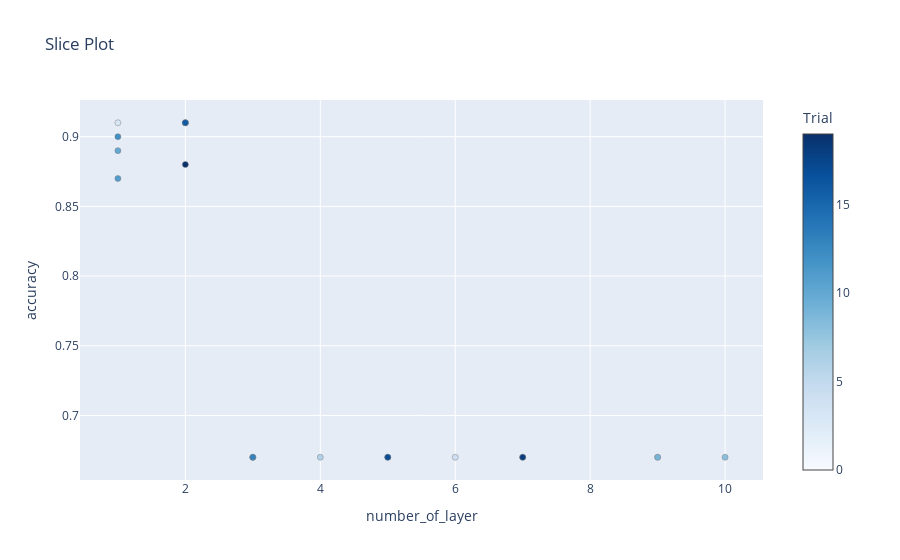
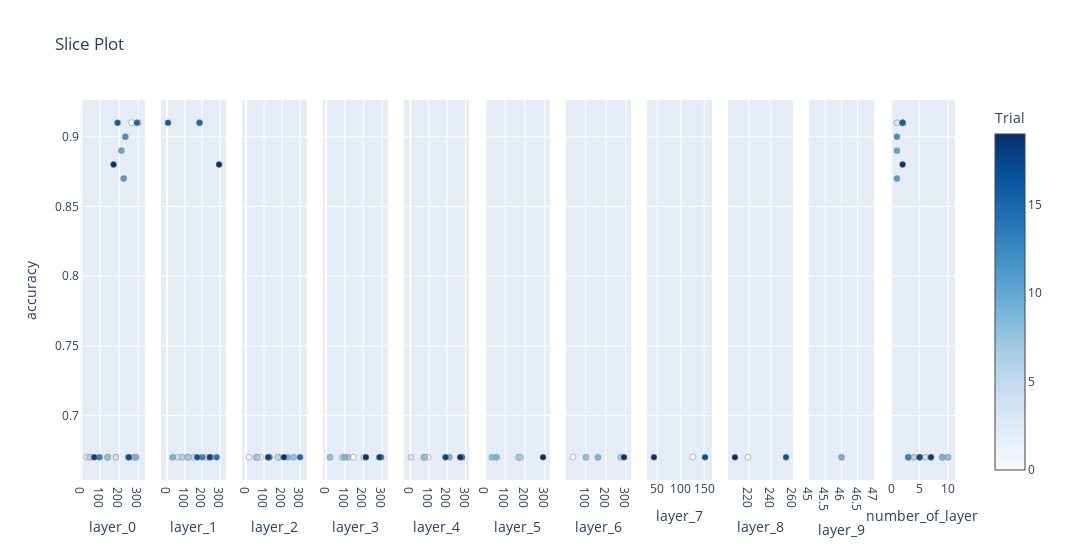

Notebook code cell kept with these figures, in order:
### Code cell
fig_num_of_layer = optuna.visualization.plot_slice(study, ["number_of_layer"],target_name=METRIC)
fig_all_layer = optuna.visualization.plot_slice(study,target_name=METRIC)
fig_num_of_layer.show()
fig_all_layer.show()

### Figure 1 — Plotly figure (JSON) as saved in the notebook; plotly's stock layout.template omitted (floating-point values rounded to 4 significant figures)
{"data": [{"marker": {"color": [0, 1, 2, 3, 4, 5, 6, 7, 8, 9, 10, 11, 12, 13, 14, 15, 16, 17, 18, 19], "colorbar": {"title": {"text": "Trial"}, "x": 1, "xpad": 40}, "colorscale": [[0, "rgb(247,251,255)"], [0.125, "rgb(222,235,247)"], [0.25, "rgb(198,219,239)"], [0.375, "rgb(158,202,225)"], [0.5, "rgb(107,174,214)"], [0.625, "rgb(66,146,198)"], [0.75, "rgb(33,113,181)"], [0.875, "rgb(8,81,156)"], [1, "rgb(8,48,107)"]], "line": {"color": "Grey", "width": 0.5}}, "mode": "markers", "showlegend": false, "type": "scatter", "x": [2, 9, 3, 1, 6, 3, 4, 7, 10, 9, 1, 1, 1, 3, 5, 2, 2, 5, 7, 2], "y": [0.91, 0.67, 0.67, 0.91, 0.67, 0.67, 0.67, 0.67, 0.67, 0.67, 0.89, 0.87, 0.9, 0.67, 0.67, 0.91, 0.91, 0.67, 0.67, 0.88]}], "layout": {"title": {"text": "Slice Plot"}, "xaxis": {"title": {"text": "number_of_layer"}}, "yaxis": {"title": {"text": "accuracy"}}}}

### Figure 2 — Plotly figure (JSON) as saved in the notebook; plotly's stock layout.template omitted (floating-point values rounded to 4 significant figures)
{"data": [{"marker": {"color": [0, 1, 2, 3, 4, 5, 6, 7, 8, 9, 10, 11, 12, 13, 14, 15, 16, 17, 18, 19], "colorbar": {"title": {"text": "Trial"}, "x": 1, "xpad": 40}, "colorscale": [[0, "rgb(247,251,255)"], [0.125, "rgb(222,235,247)"], [0.25, "rgb(198,219,239)"], [0.375, "rgb(158,202,225)"], [0.5, "rgb(107,174,214)"], [0.625, "rgb(66,146,198)"], [0.75, "rgb(33,113,181)"], [0.875, "rgb(8,81,156)"], [1, "rgb(8,48,107)"]], "line": {"color": "Grey", "width": 0.5}, "showscale": true}, "mode": "markers", "showlegend": false, "type": "scatter", "x": [266, 139, 30, 299, 182, 282, 46, 276, 138, 288, 211, 223, 232, 96, 248, 293, 191, 251, 68, 170], "xaxis": "x", "y": [0.91, 0.67, 0.67, 0.91, 0.67, 0.67, 0.67, 0.67, 0.67, 0.67, 0.89, 0.87, 0.9, 0.67, 0.67, 0.91, 0.91, 0.67, 0.67, 0.88], "yaxis": "y"}, {"marker": {"color": [0, 1, 2, 4, 5, 6, 7, 8, 9, 13, 14, 15, 16, 17, 18, 19], "colorbar": {"title": {"text": "Trial"}, "x": 1, "xpad": 40}, "colorscale": [[0, "rgb(247,251,255)"], [0.125, "rgb(222,235,247)"], [0.25, "rgb(198,219,239)"], [0.375, "rgb(158,202,225)"], [0.5, "rgb(107,174,214)"], [0.625, "rgb(66,146,198)"], [0.75, "rgb(33,113,181)"], [0.875, "rgb(8,81,156)"], [1, "rgb(8,48,107)"]], "line": {"color": "Grey", "width": 0.5}, "showscale": false}, "mode": "markers", "showlegend": false, "type": "scatter", "x": [184, 115, 228, 61, 150, 86, 121, 250, 31, 201, 282, 185, 5, 172, 243, 296], "xaxis": "x2", "y": [0.91, 0.67, 0.67, 0.67, 0.67, 0.67, 0.67, 0.67, 0.67, 0.67, 0.67, 0.91, 0.91, 0.67, 0.67, 0.88], "yaxis": "y2"}, {"marker": {"color": [1, 2, 4, 5, 6, 7, 8, 9, 13, 14, 17, 18], "colorbar": {"title": {"text": "Trial"}, "x": 1, "xpad": 40}, "colorscale": [[0, "rgb(247,251,255)"], [0.125, "rgb(222,235,247)"], [0.25, "rgb(198,219,239)"], [0.375, "rgb(158,202,225)"], [0.5, "rgb(107,174,214)"], [0.625, "rgb(66,146,198)"], [0.75, "rgb(33,113,181)"], [0.875, "rgb(8,81,156)"], [1, "rgb(8,48,107)"]], "line": {"color": "Grey", "width": 0.5}, "showscale": false}, "mode": "markers", "showlegend": false, "type": "scatter", "x": [80, 17, 183, 57, 176, 64, 263, 229, 130, 299, 122, 210], "xaxis": "x3", "y": [0.67, 0.67, 0.67, 0.67, 0.67, 0.67, 0.67, 0.67, 0.67, 0.67, 0.67, 0.67], "yaxis": "y3"}, {"marker": {"color": [1, 4, 6, 7, 8, 9, 14, 17, 18], "colorbar": {"title": {"text": "Trial"}, "x": 1, "xpad": 40}, "colorscale": [[0, "rgb(247,251,255)"], [0.125, "rgb(222,235,247)"], [0.25, "rgb(198,219,239)"], [0.375, "rgb(158,202,225)"], [0.5, "rgb(107,174,214)"], [0.625, "rgb(66,146,198)"], [0.75, "rgb(33,113,181)"], [0.875, "rgb(8,81,156)"], [1, "rgb(8,48,107)"]], "line": {"color": "Grey", "width": 0.5}, "showscale": false}, "mode": "markers", "showlegend": false, "type": "scatter", "x": [146, 203, 88, 118, 21, 100, 295, 286, 214], "xaxis": "x4", "y": [0.67, 0.67, 0.67, 0.67, 0.67, 0.67, 0.67, 0.67, 0.67], "yaxis": "y4"}, {"marker": {"color": [1, 4, 7, 8, 9, 14, 17, 18], "colorbar": {"title": {"text": "Trial"}, "x": 1, "xpad": 40}, "colorscale": [[0, "rgb(247,251,255)"], [0.125, "rgb(222,235,247)"], [0.25, "rgb(198,219,239)"], [0.375, "rgb(158,202,225)"], [0.5, "rgb(107,174,214)"], [0.625, "rgb(66,146,198)"], [0.75, "rgb(33,113,181)"], [0.875, "rgb(8,81,156)"], [1, "rgb(8,48,107)"]], "line": {"color": "Grey", "width": 0.5}, "showscale": false}, "mode": "markers", "showlegend": false, "type": "scatter", "x": [96, 3, 73, 78, 212, 281, 191, 271], "xaxis": "x5", "y": [0.67, 0.67, 0.67, 0.67, 0.67, 0.67, 0.67, 0.67], "yaxis": "y5"}, {"marker": {"color": [1, 4, 7, 8, 9, 18], "colorbar": {"title": {"text": "Trial"}, "x": 1, "xpad": 40}, "colorscale": [[0, "rgb(247,251,255)"], [0.125, "rgb(222,235,247)"], [0.25, "rgb(198,219,239)"], [0.375, "rgb(158,202,225)"], [0.5, "rgb(107,174,214)"], [0.625, "rgb(66,146,198)"], [0.75, "rgb(33,113,181)"], [0.875, "rgb(8,81,156)"], [1, "rgb(8,48,107)"]], "line": {"color": "Grey", "width": 0.5}, "showscale": false}, "mode": "markers", "showlegend": false, "type": "scatter", "x": [167, 169, 176, 34, 57, 290], "xaxis": "x6", "y": [0.67, 0.67, 0.67, 0.67, 0.67, 0.67], "yaxis": "y6"}, {"marker": {"color": [1, 7, 8, 9, 18], "colorbar": {"title": {"text": "Trial"}, "x": 1, "xpad": 40}, "colorscale": [[0, "rgb(247,251,255)"], [0.125, "rgb(222,235,247)"], [0.25, "rgb(198,219,239)"], [0.375, "rgb(158,202,225)"], [0.5, "rgb(107,174,214)"], [0.625, "rgb(66,146,198)"], [0.75, "rgb(33,113,181)"], [0.875, "rgb(8,81,156)"], [1, "rgb(8,48,107)"]], "line": {"color": "Grey", "width": 0.5}, "showscale": false}, "mode": "markers", "showlegend": false, "type": "scatter", "x": [36, 275, 101, 161, 291], "xaxis": "x7", "y": [0.67, 0.67, 0.67, 0.67, 0.67], "yaxis": "y7"}, {"marker": {"color": [1, 8, 9], "colorbar": {"title": {"text": "Trial"}, "x": 1, "xpad": 40}, "colorscale": [[0, "rgb(247,251,255)"], [0.125, "rgb(222,235,247)"], [0.25, "rgb(198,219,239)"], [0.375, "rgb(158,202,225)"], [0.5, "rgb(107,174,214)"], [0.625, "rgb(66,146,198)"], [0.75, "rgb(33,113,181)"], [0.875, "rgb(8,81,156)"], [1, "rgb(8,48,107)"]], "line": {"color": "Grey", "width": 0.5}, "showscale": false}, "mode": "markers", "showlegend": false, "type": "scatter", "x": [126, 152, 43], "xaxis": "x8", "y": [0.67, 0.67, 0.67], "yaxis": "y8"}, {"marker": {"color": [1, 8, 9], "colorbar": {"title": {"text": "Trial"}, "x": 1, "xpad": 40}, "colorscale": [[0, "rgb(247,251,255)"], [0.125, "rgb(222,235,247)"], [0.25, "rgb(198,219,239)"], [0.375, "rgb(158,202,225)"], [0.5, "rgb(107,174,214)"], [0.625, "rgb(66,146,198)"], [0.75, "rgb(33,113,181)"], [0.875, "rgb(8,81,156)"], [1, "rgb(8,48,107)"]], "line": {"color": "Grey", "width": 0.5}, "showscale": false}, "mode": "markers", "showlegend": false, "type": "scatter", "x": [219, 254, 207], "xaxis": "x9", "y": [0.67, 0.67, 0.67], "yaxis": "y9"}, {"marker": {"color": [8], "colorbar": {"title": {"text": "Trial"}, "x": 1, "xpad": 40}, "colorscale": [[0, "rgb(247,251,255)"], [0.125, "rgb(222,235,247)"], [0.25, "rgb(198,219,239)"], [0.375, "rgb(158,202,225)"], [0.5, "rgb(107,174,214)"], [0.625, "rgb(66,146,198)"], [0.75, "rgb(33,113,181)"], [0.875, "rgb(8,81,156)"], [1, "rgb(8,48,107)"]], "line": {"color": "Grey", "width": 0.5}, "showscale": false}, "mode": "markers", "showlegend": false, "type": "scatter", "x": [46], "xaxis": "x10", "y": [0.67], "yaxis": "y10"}, {"marker": {"color": [0, 1, 2, 3, 4, 5, 6, 7, 8, 9, 10, 11, 12, 13, 14, 15, 16, 17, 18, 19], "colorbar": {"title": {"text": "Trial"}, "x": 1, "xpad": 40}, "colorscale": [[0, "rgb(247,251,255)"], [0.125, "rgb(222,235,247)"], [0.25, "rgb(198,219,239)"], [0.375, "rgb(158,202,225)"], [0.5, "rgb(107,174,214)"], [0.625, "rgb(66,146,198)"], [0.75, "rgb(33,113,181)"], [0.875, "rgb(8,81,156)"], [1, "rgb(8,48,107)"]], "line": {"color": "Grey", "width": 0.5}, "showscale": false}, "mode": "markers", "showlegend": false, "type": "scatter", "x": [2, 9, 3, 1, 6, 3, 4, 7, 10, 9, 1, 1, 1, 3, 5, 2, 2, 5, 7, 2], "xaxis": "x11", "y": [0.91, 0.67, 0.67, 0.91, 0.67, 0.67, 0.67, 0.67, 0.67, 0.67, 0.89, 0.87, 0.9, 0.67, 0.67, 0.91, 0.91, 0.67, 0.67, 0.88], "yaxis": "y11"}], "layout": {"title": {"text": "Slice Plot"}, "width": 3300, "xaxis": {"anchor": "y", "domain": [0, 0.07438], "title": {"text": "layer_0"}}, "xaxis10": {"anchor": "y10", "domain": [0.8331, 0.9074], "title": {"text": "layer_9"}}, "xaxis11": {"anchor": "y11", "domain": [0.9256, 1.0], "title": {"text": "number_of_layer"}}, "xaxis2": {"anchor": "y2", "domain": [0.09256, 0.1669], "title": {"text": "layer_1"}}, "xaxis3": {"anchor": "y3", "domain": [0.1851, 0.2595], "title": {"text": "layer_2"}}, "xaxis4": {"anchor": "y4", "domain": [0.2777, 0.3521], "title": {"text": "layer_3"}}, "xaxis5": {"anchor": "y5", "domain": [0.3702, 0.4446], "title": {"text": "layer_4"}}, "xaxis6": {"anchor": "y6", "domain": [0.4628, 0.5372], "title": {"text": "layer_5"}}, "xaxis7": {"anchor": "y7", "domain": [0.5554, 0.6298], "title": {"text": "layer_6"}}, "xaxis8": {"anchor": "y8", "domain": [0.6479, 0.7223], "title": {"text": "layer_7"}}, "xaxis9": {"anchor": "y9", "domain": [0.7405, 0.8149], "title": {"text": "layer_8"}}, "yaxis": {"anchor": "x", "domain": [0, 1], "title": {"text": "accuracy"}}, "yaxis10": {"anchor": "x10", "domain": [0, 1], "matches": "y", "showticklabels": false}, "yaxis11": {"anchor": "x11", "domain": [0, 1], "matches": "y", "showticklabels": false}, "yaxis2": {"anchor": "x2", "domain": [0, 1], "matches": "y", "showticklabels": false}, "yaxis3": {"anchor": "x3", "domain": [0, 1], "matches": "y", "showticklabels": false}, "yaxis4": {"anchor": "x4", "domain": [0, 1], "matches": "y", "showticklabels": false}, "yaxis5": {"anchor": "x5", "domain": [0, 1], "matches": "y", "showticklabels": false}, "yaxis6": {"anchor": "x6", "domain": [0, 1], "matches": "y", "showticklabels": false}, "yaxis7": {"anchor": "x7", "domain": [0, 1], "matches": "y", "showticklabels": false}, "yaxis8": {"anchor": "x8", "domain": [0, 1], "matches": "y", "showticklabels": false}, "yaxis9": {"anchor": "x9", "domain": [0, 1], "matches": "y", "showticklabels": false}}}
